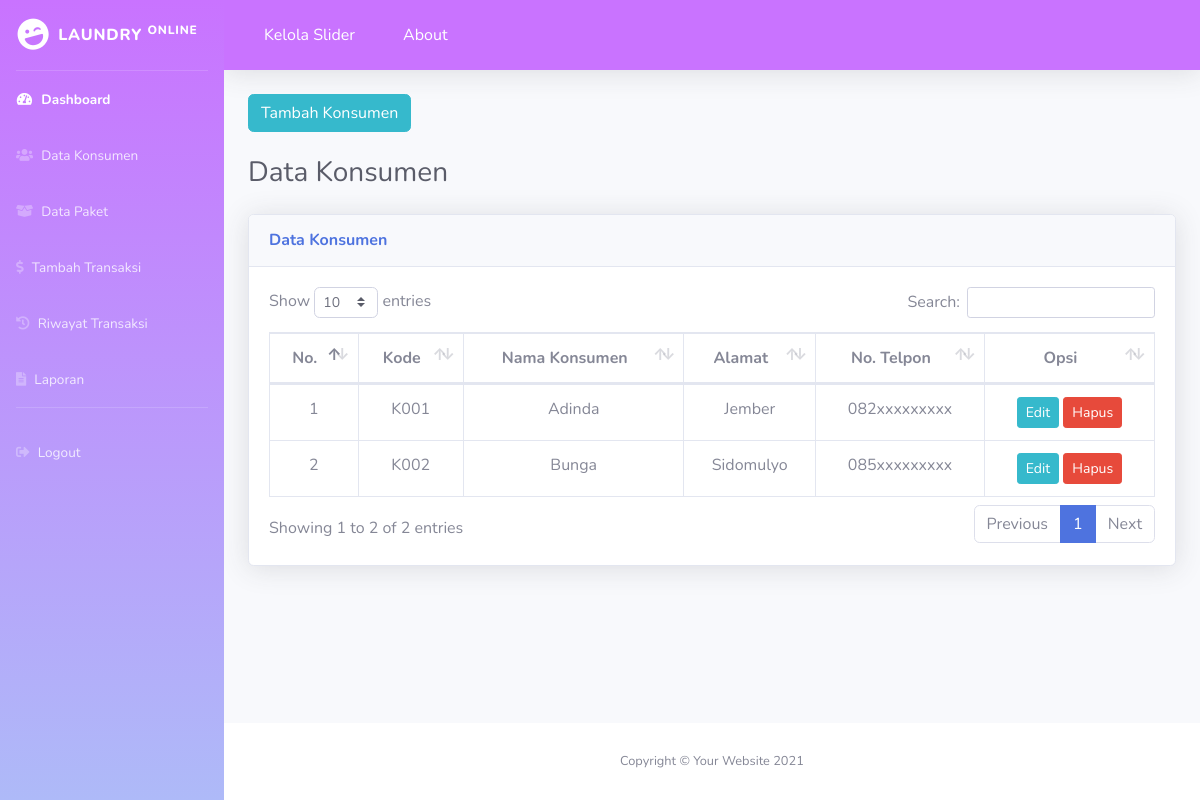
Screenshot of /index.php/konsumen with the database file from the repository.
### tables this page shows
CREATE TABLE `konsumen` (
  `kode_konsumen` varchar(12) NOT NULL,
  `nama_konsumen` varchar(50) NOT NULL,
  `alamat_konsumen` text NOT NULL,
  `no_telp` varchar(14) NOT NULL
);

### application/controllers/Konsumen.php (called while the page is built, shortened)
<?php
class Konsumen extends CI_Controller
{
    public function index()
    {
        $isi['content'] = 'backend/konsumen/v_konsumen';
        $isi['judul']   = 'Data Konsumen';
        $isi['data']    = $this->M_konsumen->getAllDataKonsumen();
        $this->load->view('backend/dashboard', $isi);
    }
}

### index.php (called while the page is built, shortened)
<?php
require_once BASEPATH.'core/CodeIgniter.php';

### application/models/M_konsumen.php (called while the page is built, shortened)
<?php
class M_konsumen extends CI_Model
{
    public function getAllDataKonsumen()
    {
        return $this->db->get('konsumen')->result();
    }
}

### application/views/backend/konsumen/v_konsumen.php (the view, shortened to what this page needs)
<div class="container-fluid">
    <div class="row">
        <div class="col-md-12">
            <a href="<?= base_url() ?>konsumen/tambah" class="btn btn-info">Tambah Konsumen</a><br><br>
        </div>
    </div>
    <h1 class="h3 mb-4 text-gray-800"><?= $judul ?></h1>
    <div class="card shadow mb-4">
        <div class="card-header py-3">
            <h6 class="m-0 font-weight-bold text-primary"><?= $judul ?></h6>
        </div>
        <div class="card-body">
            <div class="table-responsive">
                <table class="table table-bordered" id="dataTable" width="100%" cellspacing="0">
                    <thead>
                        <tr>
                            <th class="text-center">No. </th>
                            <th class="text-center">Kode</th>
                            <th class="text-center">Nama Konsumen</th>
                            <th class="text-center">Alamat</th>
                            <th class="text-center">No. Telpon</th>
                            <th class="text-center">Opsi</th>
                        </tr>
                    </thead>
                    <tbody>
                        <?php $no = 1;
                        foreach ($data as $d) : ?>
                            <tr>
                                <td class="text-center"><?= $no++ ?></td>
                                <td class="text-center"><?= $d->kode_konsumen ?></td>
                                <td class="text-center"><?= $d->nama_konsumen ?></td>
                                <td class="text-center"><?= $d->alamat_konsumen ?></td>
                                <td class="text-center"><?= $d->no_telp ?></td>
                                <td class="text-center">
                                    <a href="<?= base_url() ?>konsumen/edit/<?= $d->kode_konsumen ?>" class="btn btn-info btn-sm">Edit</a>
                                    <a onclick="return confirm('Yakin dek??')" href="<?= base_url() ?>konsumen/delete/<?= $d->kode_konsumen ?>" class="btn btn-danger btn-sm">Hapus</a>
                                </td>
                            </tr>
                        <?php endforeach; ?>
                    </tbody>
                </table>
            </div>
        </div>
    </div>
</div>

### rows the page displays
konsumen: kode_konsumen "K001", nama_konsumen "Adinda", alamat_konsumen "Jember", no_telp "082xxxxxxxxx"
konsumen: kode_konsumen "K002", nama_konsumen "Bunga", alamat_konsumen "Sidomulyo", no_telp "085xxxxxxxxx"

### other values shown
$judul "Data Konsumen"
